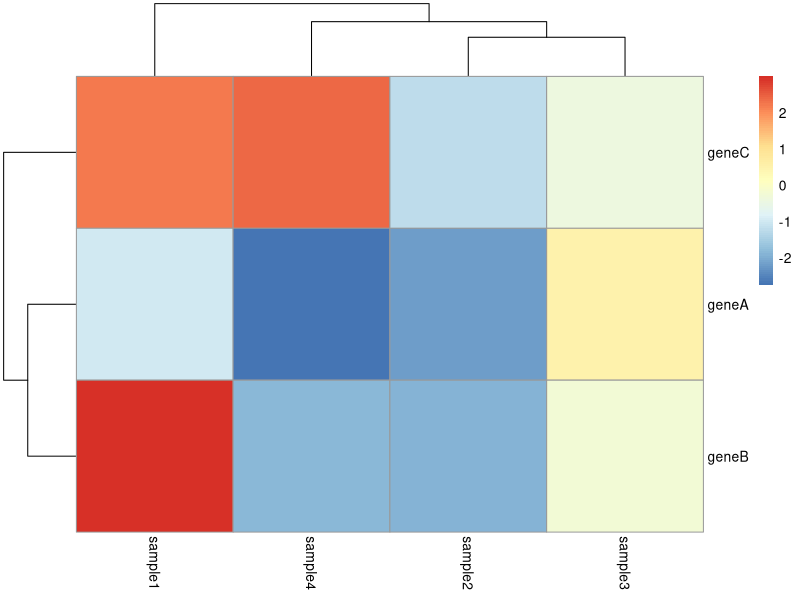
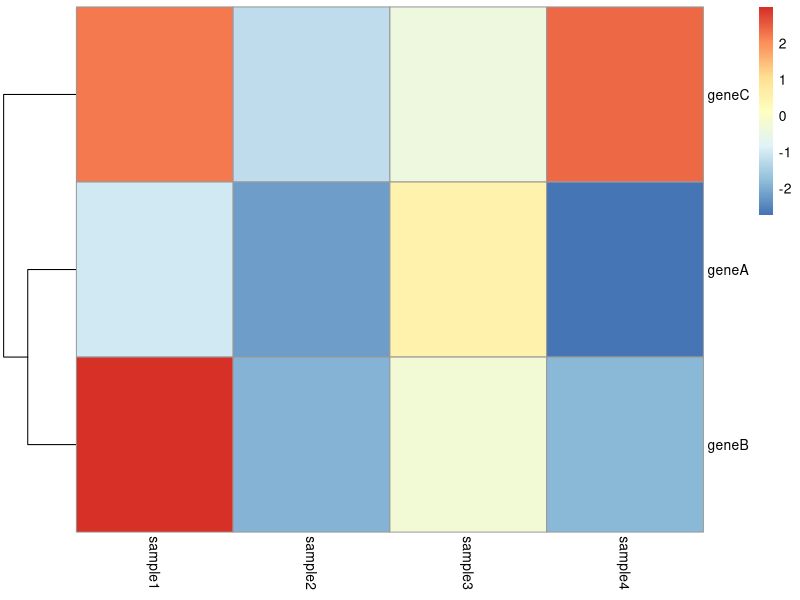
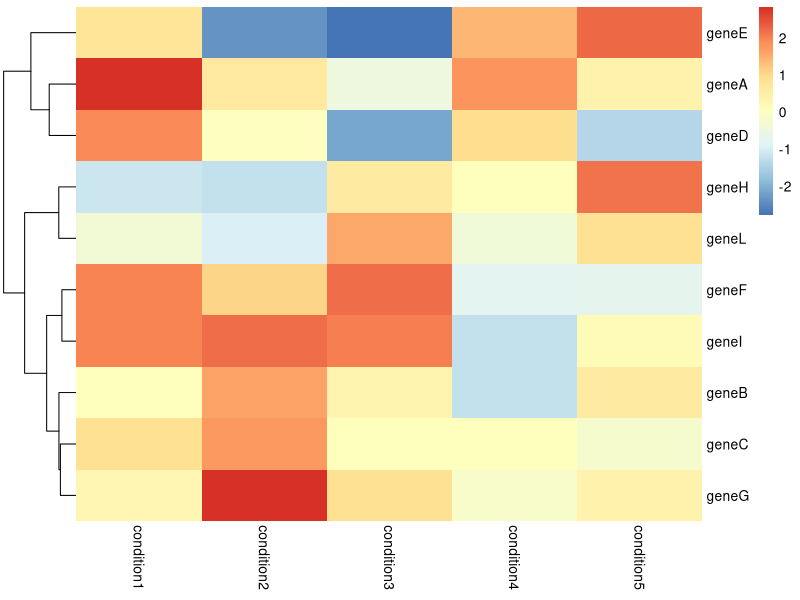

Source code (R) for these figures, in order:
#heatmappps
install.packages("pheatmap")
library(pheatmap)
df <- data.frame(row.names = c("geneA", "geneB", "geneC"),
                 sample1 = runif(3, min = -3, max = 3),
                 sample2 = runif(3, min = -3, max = 3),
                 sample3 = runif(3, min = -3, max = 3),
                 sample4 = runif(3, min = -3, max = 3))
pheatmap(df)
# re-draw the heatmap without clustering genes
pheatmap(df,
         cluster_cols = FALSE)

#excercise (making a heatmap)
# Using the above code as a basis, make a heatmap for the expression of 10 genes across 5 conditions
df_2 <- data.frame(row.names = c("geneA", "geneB", "geneC", "geneD", "geneE", "geneF", "geneG", "geneH", "geneI", "geneL"),
                   condition1 = runif(10, min =-3, max =3),
                   condition2 = runif(10, min =-3, max =3),
                   condition3 = runif(10, min =-3, max =3),
                   condition4 = runif(10, min =-3, max =3),
                   condition5 = runif(10, min =-3, max =3))
## number of values to be drawn by runif() should be the same as the number of rows (genes)
?pheatmap
pheatmap(df_2,
         cluster_cols = FALSE, border_color = NA)                   
